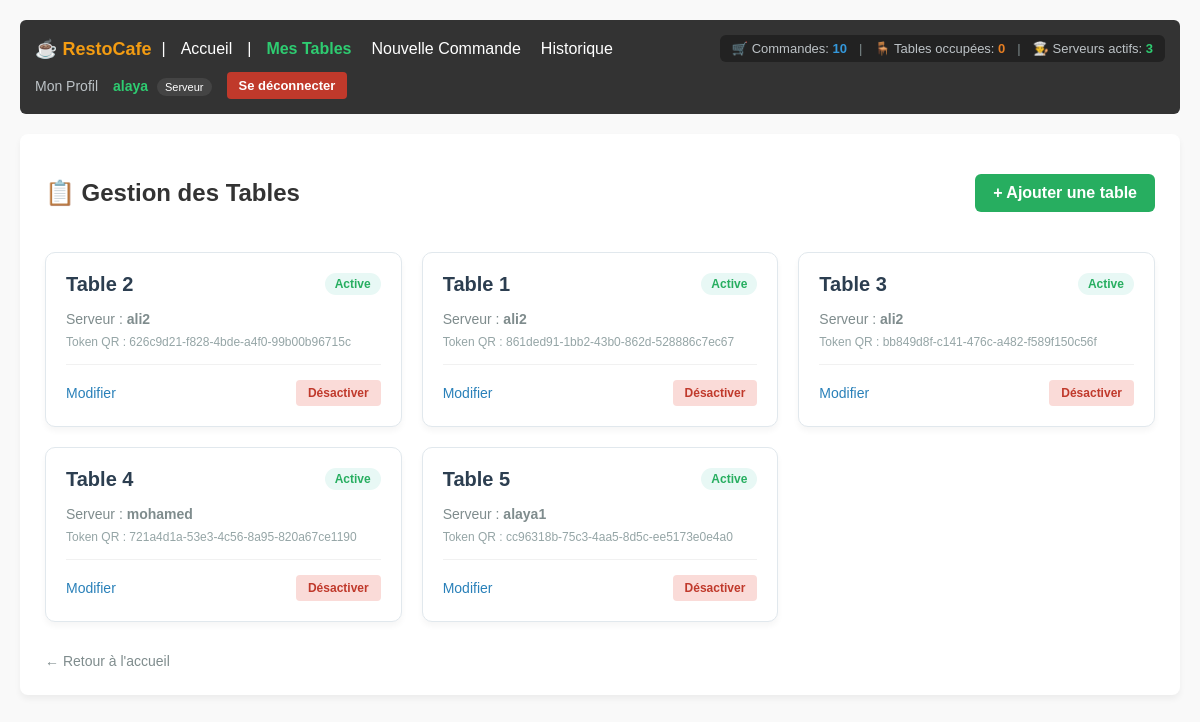
Screenshot of /tables/ (signed in) with the database file from the repository.
### accounts/models.py (models this page shows, shortened)
class User(AbstractUser):
  ROLE_CHOICES = (
      ('admin', 'Administrateur'),
      ('serveur', 'Serveur'),
      ('cuisine', 'Cuisinier'),
  )
  role = models.CharField(
      max_length=20, choices=ROLE_CHOICES, default='serveur'
  )
  tel = models.CharField(max_length=20, blank=True, null=True)
  photo = models.ImageField(upload_to='profils/', blank=True, null=True)

### tables/models.py (models this page shows, shortened)
class Table(models.Model):
  numero = models.IntegerField(unique=True)
  serveur = models.ForeignKey(
      settings.AUTH_USER_MODEL,
      on_delete=models.SET_NULL,
      null=True,
      blank=True,
      limit_choices_to={'role': 'serveur'},
      related_name='tables',
  )
  token_qr = models.UUIDField(default=uuid.uuid4, editable=False, unique=True)
  is_active = models.BooleanField(default=True)

### tables/views.py (the view)
# urls.py: path('', TableListView.as_view(), name='table_list'),
@method_decorator(login_required, name='dispatch')
class TableListView(ListView):
  model = Table
  template_name = 'tables/table_list.html'
  context_object_name = 'tables'

### accounts/context_processors.py (called while the page is built)
def restaurant_stats(request):
    if not request.user.is_authenticated:
        return {}
    total_commandes = Commande.objects.count()
    tables_occupees = Table.objects.filter(
        commandes__statut__in=['en_attente', 'en_preparation', 'prete']
    ).distinct().count()
    serveurs_actifs = User.objects.filter(
        role='serveur',
        commandes_gerees__isnull=False
    ).distinct().count()
    serveurs_stats = User.objects.filter(role='serveur').prefetch_related('commandes_gerees')
    return {
        'stat_commandes': total_commandes,
        'stat_tables_occupees': tables_occupees,
        'stat_serveurs': serveurs_actifs,
        'serveurs_stats': serveurs_stats,
    }

### tables/templates/tables/table_list.html (shortened to what this page needs)
{% extends 'base.html' %}
{% block content %}
    <div style="display: flex; justify-content: space-between; align-items: center; margin-bottom: 25px;">
        <h2>📋 Gestion des Tables</h2>
        <a href="{% url 'tables:table_add' %}" style="padding: 10px 18px; background: #27ae60; color: white; text-decoration: none; border-radius: 6px; font-weight: 600;">+ Ajouter une table</a>
    </div>
    <div style="display: grid; grid-template-columns: repeat(auto-fill, minmax(280px, 1fr)); gap: 20px;">
        {% for t in tables %}
            <div style="background: #ffffff; border: 1px solid #e1e8ed; border-radius: 10px; padding: 20px; box-shadow: 0 4px 6px rgba(0,0,0,0.04); position: relative; transition: transform 0.2s;">
                <div style="display: flex; justify-content: space-between; align-items: center; margin-bottom: 15px;">
                    <h3 style="margin: 0; color: #2c3e50; font-size: 20px;">Table {{ t.numero }}</h3>
                    {% if t.is_active %}
                        <span style="background: #e8f8f5; color: #27ae60; padding: 4px 10px; border-radius: 20px; font-size: 12px; font-weight: bold;">Active</span>
                    {% else %}
                        <span style="background: #fadbd8; color: #c0392b; padding: 4px 10px; border-radius: 20px; font-size: 12px; font-weight: bold;">Inactive</span>
                    {% endif %}
                </div>
                <p style="color: #7f8c8d; font-size: 14px; margin: 8px 0;">
                    Serveur : <strong>{% if t.serveur %}{{ t.serveur.username }}{% else %}<em>Aucun</em>{% endif %}</strong>
                </p>
                <p style="color: #95a5a6; font-size: 12px; margin: 8px 0; word-break: break-all;">
                    Token QR : {{ t.token_qr }}
                </p>
                <hr style="border: 0; border-top: 1px solid #f1f1f1; margin: 15px 0;">
                <div style="display: flex; justify-content: space-between; align-items: center;">
                    <a href="{% url 'tables:table_edit' t.pk %}" style="color: #2980b9; text-decoration: none; font-weight: 500; font-size: 14px;">Modifier</a>
                    <a href="{% url 'tables:table_toggle' t.pk %}" style="padding: 6px 12px; background: {% if t.is_active %}#fadbd8{% else %}#e8f8f5{% endif %}; color: {% if t.is_active %}#c0392b{% else %}#27ae60{% endif %}; text-decoration: none; border-radius: 4px; font-size: 12px; font-weight: bold;">
                        {% if t.is_active %}Désactiver{% else %}Activer{% endif %}
                    </a>
                </div>
            </div>
        {% empty %}
            <p style="grid-column: 1 / -1; text-align: center; color: #7f8c8d; padding: 40px;">Aucune table enregistrée pour le moment.</p>
        {% endfor %}
    </div>
    <div style="margin-top: 30px;">
        <a href="{% url 'accounts:home' %}" style="color: #7f8c8d; text-decoration: none; font-size: 14px;">← Retour à l'accueil</a>
    </div>
{% endblock %}

### templates/navbar.html (shortened to what this page needs)
<nav style="background: #333; color: #fff; padding: 15px; margin-bottom: 20px; border-radius: 6px; display: flex; justify-content: space-between; align-items: center; flex-wrap: wrap; gap: 10px;">
    <div style="display: flex; align-items: center; gap: 10px; flex-wrap: wrap;">
        <strong style="font-size: 18px; color: #f39c12;">☕ RestoCafe</strong> |
        <a href="{% url 'accounts:home' %}" style="color: #fff; text-decoration: none; margin: 0 5px;">Accueil</a>
        {% if user.is_authenticated %}
            |
            {% if user.role == 'admin' or user.is_superuser %}
                <a href="{% url 'accounts:admin_dashboard' %}" style="color: #3498db; text-decoration: none; margin: 0 5px; font-weight: bold;">Dashboard Admin</a>
                <a href="{% url 'accounts:user_list' %}" style="color: #fff; text-decoration: none; margin: 0 5px;">Utilisateurs</a>
                <a href="{% url 'tables:table_list' %}" style="color: #fff; text-decoration: none; margin: 0 5px;">Tables</a>
                <a href="{% url 'commandes:commande_list' %}" style="color: #fff; text-decoration: none; margin: 0 5px;">Commandes</a>
            {% elif user.role == 'serveur' %}
                <a href="{% url 'tables:serveur_dashboard' %}" style="color: #2ecc71; text-decoration: none; margin: 0 5px; font-weight: bold;">Mes Tables</a>
                <a href="{% url 'commandes:commande_add' %}" style="color: #fff; text-decoration: none; margin: 0 5px;">Nouvelle Commande</a>
                <a href="{% url 'commandes:commande_list' %}" style="color: #fff; text-decoration: none; margin: 0 5px;">Historique</a>
            {% elif user.role == 'cuisine' %}
                <a href="{% url 'commandes:cuisine_dashboard' %}" style="color: #f39c12; text-decoration: none; margin: 0 5px; font-weight: bold;">Dashboard Cuisine</a>
            {% endif %}
        {% endif %}
    </div>
    {% if user.is_authenticated %}
        <div style="display: flex; align-items: center; gap: 12px; background: #222; padding: 6px 12px; border-radius: 6px; font-size: 13px;">
            <span style="color: #bdc3c7;" title="Commandes totales">
                🛒 Commandes: <strong style="color: #3498db;">{{ stat_commandes|default:0 }}</strong>
            </span>
            <span style="color: #7f8c8d;">|</span>
            <span style="color: #bdc3c7;" title="Tables occupées">
                🪑 Tables occupées: <strong style="color: #e67e22;">{{ stat_tables_occupees|default:0 }}</strong>
            </span>
            <span style="color: #7f8c8d;">|</span>
            <span style="color: #bdc3c7;" title="Serveurs actifs">
                👨‍🍳 Serveurs actifs: <strong style="color: #2ecc71;">{{ stat_serveurs|default:0 }}</strong>
            </span>
        </div>
    {% endif %}
    <div style="display: flex; align-items: center; gap: 15px;">
        {% if user.is_authenticated %}
            <a href="{% url 'accounts:profile' %}" style="color: #bdc3c7; text-decoration: none; font-size: 14px;">Mon Profil</a>
            <span style="color: #2ecc71; font-size: 14px;">
                <strong>{{ user.username }}</strong>
                <span style="background: #444; color: #fff; padding: 3px 8px; border-radius: 10px; font-size: 11px; margin-left: 5px;">{{ user.get_role_display|default:user.role }}</span>
            </span>
            <form action="{% url 'accounts:logout' %}" method="post" style="display: inline; margin: 0;">
                <button type="submit" style="background: #c0392b; color: white; border: none; padding: 6px 12px; border-radius: 4px; cursor: pointer; font-size: 13px; font-weight: bold;">Se déconnecter</button>
            </form>
        {% else %}
            <span style="color: #e74c3c; font-size: 14px;">Non connecté</span>
            <a href="{% url 'accounts:login' %}" style="color: #fff; text-decoration: none; padding: 6px 12px; background: #2980b9; border-radius: 4px; font-size: 13px; font-weight: bold;">Connexion</a>
        {% endif %}
    </div>
</nav>

### templates/base.html (style rules this page uses)
body { font-family: Arial, sans-serif; margin: 0; padding: 20px; background-color: #f9f9f9; color: #333; }

### rows the page displays
User: username "alaya", role "Serveur"
Table: numero "2", is_active "Active", serveur.username "ali2", token_qr "626c9d21-f828-4bde-a4f0-99b00b96715c"
Table: numero "1", is_active "Active", serveur.username "ali2", token_qr "861ded91-1bb2-43b0-862d-528886c7ec67"
Table: numero "3", is_active "Active", serveur.username "ali2", token_qr "bb849d8f-c141-476c-a482-f589f150c56f"
Table: numero "4", is_active "Active", serveur.username "mohamed", token_qr "721a4d1a-53e3-4c56-8a95-820a67ce1190"
Table: numero "5", is_active "Active", serveur.username "alaya1", token_qr "cc96318b-75c3-4aa5-8d5c-ee5173e0e4a0"

### other values shown
{{ stat_commandes|default:0 }} "10"
{{ stat_tables_occupees|default:0 }} "0"
{{ stat_serveurs|default:0 }} "3"
